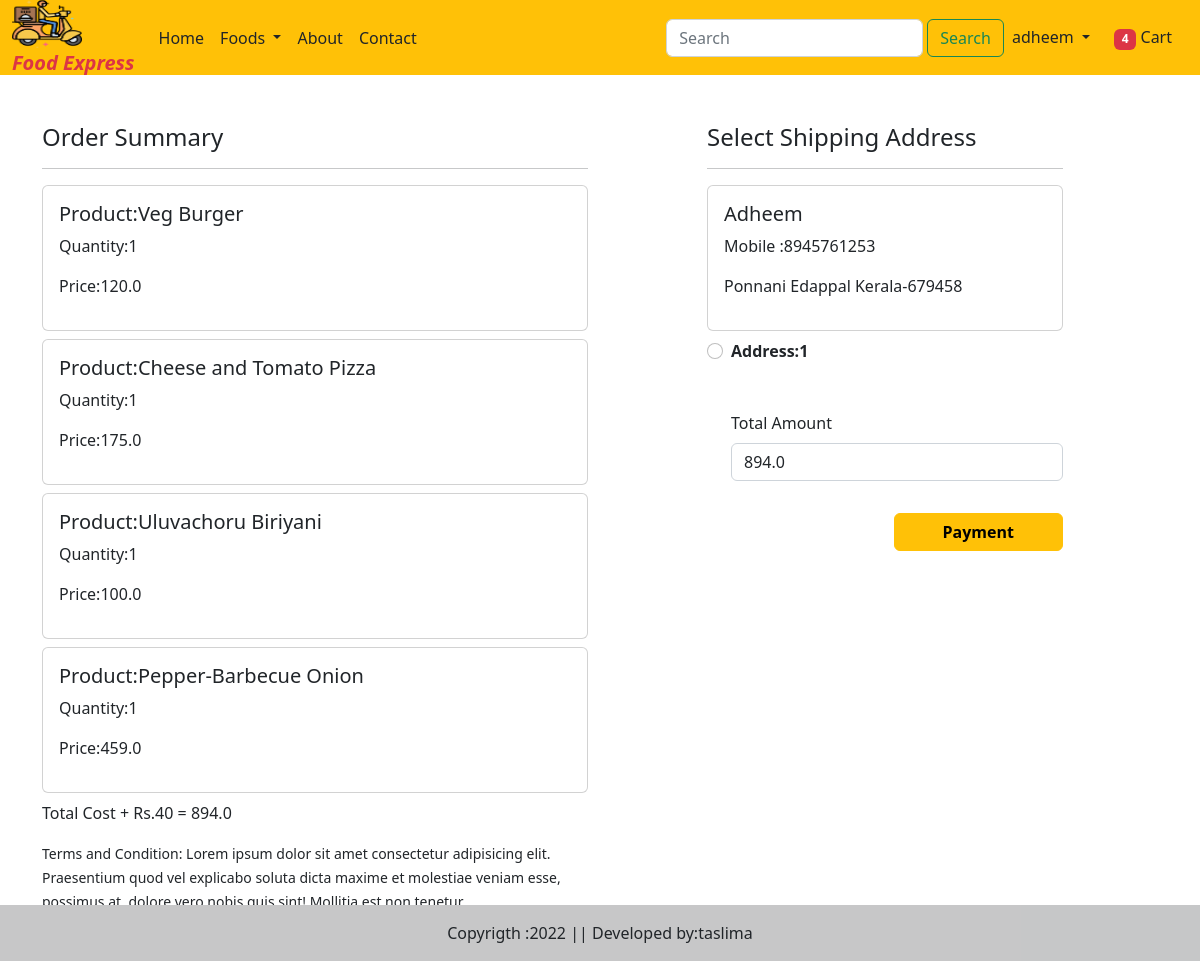
/checkout/ (signed in), run on an earlier commit of the app's database.
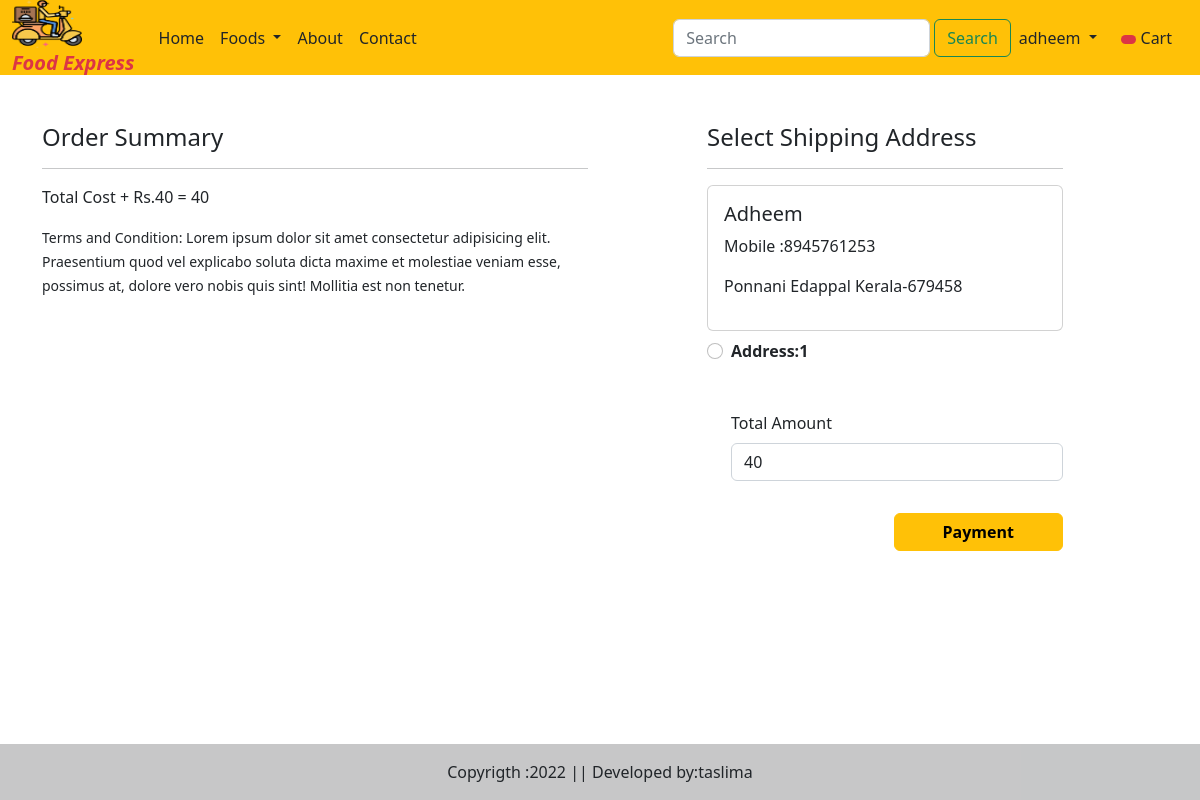
And on a later commit of the database.
### myapp/models.py (models this page shows, shortened)
class Cart(models.Model):
    user=models.ForeignKey(User,on_delete=models.CASCADE)
    product=models.ForeignKey(Food,on_delete=models.CASCADE)
    product_qty=models.IntegerField(null=False,blank=False,default=1)

class Food(models.Model):
    CATEGORY_CHOICES=(
        ('bi','Biriyani'),
        ('pz','Pizza'),
        ('br','Burger'),
        ('sh','Shawarma'),
        ('ch','Chicken'),
        ('pr','Paratha'),
        ('sw','Sandwich'),
        ('ds','Dosa'),
        ('fr','Fried Rice'),
        ('nd','Noodles'),
        ('md','Mandhi'),
    )
    name=models.CharField(max_length=50)
    category=models.CharField(choices=CATEGORY_CHOICES,max_length=2)
    description=models.TextField()
    active=models.BooleanField()
    price=models.FloatField()
    discount_price=models.FloatField()
    is_veg=models.BooleanField()
    food_image=models.ImageField(upload_to='Dishes')

class Customer(models.Model):
    STATE_CHOICES=(("Select State","Select State"),
        ("Andhra Pradesh","Andhra Pradesh"),
                       ("Arunachal Pradesh ","Arunachal Pradesh "),
                       ("Assam","Assam"),
                       ("Bihar","Bihar"),
                       ("Chhattisgarh","Chhattisgarh"),
                       ("Goa","Goa"),
                        ("Gujarat","Gujarat"),
                       ("Haryana","Haryana"),
                       ("Himachal Pradesh","Himachal Pradesh"),
                       ("Jammu and Kashmir ","Jammu and Kashmir "),
                       ("Jharkhand","Jharkhand"),
                       ("Karnataka","Karnataka"),
                       ("Kerala","Kerala"),
                       ("Madhya Pradesh","Madhya Pradesh"),
                       ("Maharashtra","Maharashtra"),
                       ("Manipur","Manipur"),
                       ("Meghalaya","Meghalaya"),
                       ("Mizoram","Mizoram"),
                       ("Nagaland","Nagaland"),
                       ("Odisha","Odisha"),
                       ("Punjab","Punjab"),
                       ("Rajasthan","Rajasthan"),
                       ("Sikkim","Sikkim"),
                       ("Tamil Nadu","Tamil Nadu"),
                       ("Telangana","Telangana"),
                       ("Tripura","Tripura"),
                       ("Uttar Pradesh","Uttar Pradesh"),
                       ("Uttarakhand","Uttarakhand"),
                       ("West Bengal","West Bengal"),
                       ("Andaman and Nicobar Islands","Andaman and Nicobar Islands"),
                       ("Chandigarh","Chandigarh"),
                       ("Dadra and Nagar Haveli","Dadra and Nagar Haveli"),
                       ("Daman and Diu","Daman and Diu"),
                       ("Lakshadweep","Lakshadweep"),
                       ("National Capital Territory of Delhi","National Capital Territory of Delhi"),
                       ("Puducherry","Puducherry"))
    user=models.ForeignKey(User, on_delete=models.CASCADE)
    name=models.CharField(max_length=200)
    locality=models.CharField(max_length=200)
    city=models.CharField(max_length=50)
    mobile=models.CharField(max_length=10)
    pincode=models.CharField(max_length=6)
    state=models.CharField(choices=STATE_CHOICES,max_length=100,default="Select state")

### myapp/views.py (the view, shortened to what this page needs)
# urls.py: path('checkout/',views.checkout.as_view(),name='checkout'),
class checkout(View):
    def get(self,request):
        user=request.user
        add=Customer.objects.filter(user=user)
        cart_items=Cart.objects.filter(user=user)
        order_placed=OrderPlaced.objects.filter(user=request.user)
        famount=0
        for p in cart_items:
            value = p.product_qty * p.product.discount_price
            famount=famount+value
        totalamount=famount+40
        razoramount=int(totalamount*100)
        client = razorpay.Client(auth=(settings.RAZOR_KEY_ID,settings.RAZOR_KEY_SECRET))
        data = { "amount": razoramount, "currency": "INR", "receipt": "order_rcptid_12" }
        payment_response = client.order.create(data=data)
        print(payment_response)
        order_id=payment_response['id']
        order_status=payment_response['status']
        if request.user.is_authenticated:
            totalitem=len(Cart.objects.filter(user=request.user))
        return render(request,"checkout.html",locals())

### myapp/templates/checkout.html (shortened to what this page needs)
{% extends 'base.html' %}
{% load static %}
{% block main-content %}
<div class="container">
    <div class="row mt-5">
        <div class="col-sm-6">
            <h4>Order Summary</h4>
            <hr>
            {% for item in cart_items %}
            <div class="card mb-2">
                <div class="card-body">
                    <h5>Product:{{item.product.name}}</h5>
                    <p>Quantity:{{item.product_qty}}</p>
                    <p class="fw-blod">Price:{{item.product.discount_price}}</p>
                </div>
            </div>
            {% endfor %}
            <p class="fw-blod">Total Cost + Rs.40 = {{totalamount}}</p>
            <small>Terms and Condition: Lorem ipsum dolor sit amet consectetur adipisicing elit. Praesentium quod vel explicabo soluta dicta maxime et molestiae veniam esse, possimus at, dolore vero nobis quis sint! Mollitia est non tenetur.</small>
        </div>
        <div class="col-sm-4 offset-sm-1">
            <h4>Select Shipping Address</h4>
            <hr>
            <form method="post" id="myform">
                {% for ad in add %}
                <div class="card">
                    <div class="card-body">
                        <h5>{{ad.name}}</h5>
                        <p>Mobile :{{ad.mobile}}</p>
                        <p>{{ad.locality}} {{ad.city}} {{ad.state}}-{{ad.pincode}}</p>
                    </div>
                </div>
                <div class="form-check mt-2 mb-5">
                    <input type="radio" class="form-check-input" name="custid" id="custadd{{forloop.counter}}" value="{{ad.id}}"/>
                <label class=" fw-bold" for="custadd{{forloop.counter}}">Address:{{forloop.counter}}</label>
                </div>
                {% endfor %}
                <div class="form-check mb-3">
                    <label for="totalamount" class="form-label">Total Amount</label>
                    <input type="number" class="form-control" name="totalamount" value="{{totalamount}}" readonly>
                </div>
                <div class="text-end">
                    <button id="rzp-button1" type="submit" class="btn btn-warning mt-3 px-5 fw-bold">Payment</button>
                </div>
            </form>
        </div>
    </div>
</div>
{% endblock main-content %}

### myapp/templates/base.html (shortened to what this page needs)
<!DOCTYPE html>
{% load static %}
<html lang="en">
<head>
    <link href="https://cdn.jsdelivr.net/npm/bootstrap@5.2.3/dist/css/bootstrap.min.css" rel="stylesheet">
</head>
<body>
    <nav class="navbar navbar-expand-lg bg-warning ">
        <div class="container-fluid">
          <a class="navbar-brand" href="#">
            <img src="{% static '/images/logo.png' %}" width="70" height="50"><br>
           <span class="text-danger lh-1 fs-8 text fst-italic fw-bold" > Food Express</span>
          </a>
          <div class="collapse navbar-collapse" id="navbarSupportedContent">
            <ul class="navbar-nav me-auto mb-2 mb-lg-0">
              <li class="nav-item">
                <a class="nav-link text-dark active" aria-current="page" href="/">Home</a>
              </li>
              <li class="nav-item dropdown">
                <a class="nav-link dropdown-toggle text-dark" href="#" role="button" data-bs-toggle="dropdown" aria-expanded="false">
               Foods
                </a>
              </li>
              <li class="nav-item">
                <a class="nav-link text-dark" href="{% url 'about' %}">About</a>
              </li>
              <li class="nav-item">
                <a class="nav-link text-dark" href="{% url 'contact' %}">Contact</a>
              </li>
            </ul>
            <form class="d-flex" role="search" action="/search">
              <input class="form-control me-1" type="search" placeholder="Search" aria-label="Search" name="search">
              <button class="btn btn-outline-success" type="submit">Search</button>
            </form>
          </div>
          <ul class="navbar-nav me-auto mb-2 mb-lg-0">
            {% if request.user.is_authenticated %}
            <li class="nav-item dropdown">
              <a class="nav-link dropdown-toggle text-dark" id="profileDropdown" href="#" role="button" data-bs-toggle="dropdown" aria-expanded="false">
          {{request.user}}
              </a>
            </li> </li>
            <li class="nav-item mx-2">
              <a href="{% url 'cart'  %}" class="nav-link text-dark">
                <span class="badge bg-danger">
                {% if totalitem > 0 %}
                {{totalitem}}
                {% endif %}</span>
                Cart</a>
          {% endif %}
          </ul>
        </div>
      </nav>
 {% block main-content %}{% endblock main-content %}
 <br>
 <br>
 <footer  class="bg-light text-center text-lg-start fixed-bottom" >
  <div class="text-center p-3" style="background-color: rgba(0, 0, 0, 0.2);">
    Copyrigth :2022 || Developed by:taslima
  </div>
 </footer>
</body>
</html>

What changed in the data, as far as the page shows it:
removed Cart: product.name "Veg Burger", product_qty "1", product.discount_price "120.0"
removed Cart: product.name "Cheese and Tomato Pizza", product_qty "1", product.discount_price "175.0"
removed Cart: product.name "Uluvachoru Biriyani", product_qty "1", product.discount_price "100.0"
removed Cart: product.name "Pepper-Barbecue Onion", product_qty "1", product.discount_price "459.0"
Also different on the page:
{{ totalamount }}: "894.0" → "40"
form field totalamount: "894.0" → "40"
{{ totalitem }}: "4" → (not shown)
